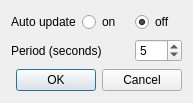
<?xml version="1.0" encoding="UTF-8"?>
<ui version="4.0">
 <class>AutoUpdateDialog</class>
 <widget class="QDialog" name="AutoUpdateDialog">
  <property name="geometry">
   <rect>
    <x>0</x>
    <y>0</y>
    <width>193</width>
    <height>103</height>
   </rect>
  </property>
  <property name="windowTitle">
   <string>Dialog</string>
  </property>
  <layout class="QGridLayout" name="gridLayout">
   <item row="0" column="2">
    <widget class="QRadioButton" name="pOffButton">
     <property name="text">
      <string>off</string>
     </property>
     <property name="checked">
      <bool>true</bool>
     </property>
    </widget>
   </item>
   <item row="1" column="0" colspan="2">
    <widget class="QLabel" name="pPeriodLabel">
     <property name="text">
      <string>Period (seconds)</string>
     </property>
     <property name="buddy">
      <cstring>pPeriodSpinner</cstring>
     </property>
    </widget>
   </item>
   <item row="0" column="1">
    <widget class="QRadioButton" name="pOnButton">
     <property name="text">
      <string>on</string>
     </property>
    </widget>
   </item>
   <item row="0" column="0">
    <widget class="QLabel" name="pRadioBtnLabel">
     <property name="text">
      <string>Auto update</string>
     </property>
    </widget>
   </item>
   <item row="1" column="2">
    <widget class="QSpinBox" name="pPeriodSpinner">
     <property name="minimum">
      <number>1</number>
     </property>
     <property name="value">
      <number>5</number>
     </property>
    </widget>
   </item>
   <item row="2" column="0" colspan="3">
    <widget class="QDialogButtonBox" name="buttonBox">
     <property name="orientation">
      <enum>Qt::Horizontal</enum>
     </property>
     <property name="standardButtons">
      <set>QDialogButtonBox::Cancel|QDialogButtonBox::Ok</set>
     </property>
    </widget>
   </item>
  </layout>
 </widget>
 <resources/>
 <connections>
  <connection>
   <sender>buttonBox</sender>
   <signal>accepted()</signal>
   <receiver>AutoUpdateDialog</receiver>
   <slot>accept()</slot>
   <hints>
    <hint type="sourcelabel">
     <x>248</x>
     <y>254</y>
    </hint>
    <hint type="destinationlabel">
     <x>157</x>
     <y>274</y>
    </hint>
   </hints>
  </connection>
  <connection>
   <sender>buttonBox</sender>
   <signal>rejected()</signal>
   <receiver>AutoUpdateDialog</receiver>
   <slot>reject()</slot>
   <hints>
    <hint type="sourcelabel">
     <x>316</x>
     <y>260</y>
    </hint>
    <hint type="destinationlabel">
     <x>286</x>
     <y>274</y>
    </hint>
   </hints>
  </connection>
 </connections>
</ui>
